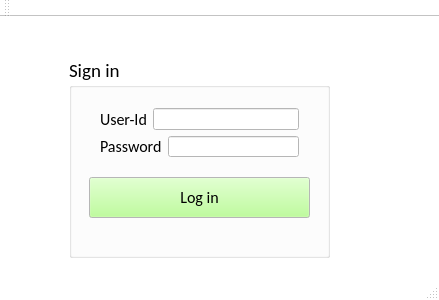
<?xml version="1.0" encoding="UTF-8"?>
<ui version="4.0">
 <class>MainWindow</class>
 <widget class="QMainWindow" name="MainWindow">
  <property name="geometry">
   <rect>
    <x>0</x>
    <y>0</y>
    <width>439</width>
    <height>300</height>
   </rect>
  </property>
  <property name="palette">
   <palette>
    <active>
     <colorrole role="Button">
      <brush brushstyle="SolidPattern">
       <color alpha="255">
        <red>170</red>
        <green>255</green>
        <blue>127</blue>
       </color>
      </brush>
     </colorrole>
     <colorrole role="Mid">
      <brush brushstyle="SolidPattern">
       <color alpha="255">
        <red>170</red>
        <green>255</green>
        <blue>255</blue>
       </color>
      </brush>
     </colorrole>
     <colorrole role="Base">
      <brush brushstyle="SolidPattern">
       <color alpha="255">
        <red>255</red>
        <green>255</green>
        <blue>255</blue>
       </color>
      </brush>
     </colorrole>
     <colorrole role="Window">
      <brush brushstyle="SolidPattern">
       <color alpha="255">
        <red>255</red>
        <green>255</green>
        <blue>255</blue>
       </color>
      </brush>
     </colorrole>
    </active>
    <inactive>
     <colorrole role="Button">
      <brush brushstyle="SolidPattern">
       <color alpha="255">
        <red>170</red>
        <green>255</green>
        <blue>127</blue>
       </color>
      </brush>
     </colorrole>
     <colorrole role="Mid">
      <brush brushstyle="SolidPattern">
       <color alpha="255">
        <red>170</red>
        <green>255</green>
        <blue>255</blue>
       </color>
      </brush>
     </colorrole>
     <colorrole role="Base">
      <brush brushstyle="SolidPattern">
       <color alpha="255">
        <red>255</red>
        <green>255</green>
        <blue>255</blue>
       </color>
      </brush>
     </colorrole>
     <colorrole role="Window">
      <brush brushstyle="SolidPattern">
       <color alpha="255">
        <red>255</red>
        <green>255</green>
        <blue>255</blue>
       </color>
      </brush>
     </colorrole>
    </inactive>
    <disabled>
     <colorrole role="Button">
      <brush brushstyle="SolidPattern">
       <color alpha="255">
        <red>170</red>
        <green>255</green>
        <blue>127</blue>
       </color>
      </brush>
     </colorrole>
     <colorrole role="Mid">
      <brush brushstyle="SolidPattern">
       <color alpha="255">
        <red>170</red>
        <green>255</green>
        <blue>255</blue>
       </color>
      </brush>
     </colorrole>
     <colorrole role="Base">
      <brush brushstyle="SolidPattern">
       <color alpha="255">
        <red>255</red>
        <green>255</green>
        <blue>255</blue>
       </color>
      </brush>
     </colorrole>
     <colorrole role="Window">
      <brush brushstyle="SolidPattern">
       <color alpha="255">
        <red>255</red>
        <green>255</green>
        <blue>255</blue>
       </color>
      </brush>
     </colorrole>
    </disabled>
   </palette>
  </property>
  <property name="windowTitle">
   <string>MainWindow</string>
  </property>
  <widget class="QWidget" name="centralWidget">
   <widget class="QGroupBox" name="groupBox">
    <property name="geometry">
     <rect>
      <x>69</x>
      <y>40</y>
      <width>261</width>
      <height>201</height>
     </rect>
    </property>
    <property name="font">
     <font>
      <family>Calibri</family>
      <pointsize>14</pointsize>
     </font>
    </property>
    <property name="title">
     <string>Sign in</string>
    </property>
    <widget class="QPushButton" name="pushButton_Login">
     <property name="geometry">
      <rect>
       <x>20</x>
       <y>120</y>
       <width>221</width>
       <height>41</height>
      </rect>
     </property>
     <property name="font">
      <font>
       <pointsize>12</pointsize>
      </font>
     </property>
     <property name="autoFillBackground">
      <bool>false</bool>
     </property>
     <property name="text">
      <string>Log in</string>
     </property>
    </widget>
    <widget class="QWidget" name="layoutWidget">
     <property name="geometry">
      <rect>
       <x>20</x>
       <y>40</y>
       <width>221</width>
       <height>71</height>
      </rect>
     </property>
     <layout class="QVBoxLayout" name="verticalLayout">
      <item>
       <layout class="QHBoxLayout" name="horizontalLayout">
        <item>
         <widget class="QLabel" name="label">
          <property name="font">
           <font>
            <family>Calibri</family>
            <pointsize>12</pointsize>
           </font>
          </property>
          <property name="text">
           <string>User-Id</string>
          </property>
         </widget>
        </item>
        <item>
         <widget class="QLineEdit" name="lineEdit_userid">
          <property name="font">
           <font>
            <pointsize>12</pointsize>
           </font>
          </property>
         </widget>
        </item>
       </layout>
      </item>
      <item>
       <layout class="QHBoxLayout" name="horizontalLayout_2">
        <item>
         <widget class="QLabel" name="label_2">
          <property name="font">
           <font>
            <pointsize>12</pointsize>
           </font>
          </property>
          <property name="text">
           <string>Password</string>
          </property>
         </widget>
        </item>
        <item>
         <widget class="QLineEdit" name="lineEdit_password">
          <property name="font">
           <font>
            <pointsize>12</pointsize>
           </font>
          </property>
          <property name="echoMode">
           <enum>QLineEdit::Password</enum>
          </property>
         </widget>
        </item>
       </layout>
      </item>
     </layout>
    </widget>
   </widget>
  </widget>
  <widget class="QMenuBar" name="menuBar">
   <property name="geometry">
    <rect>
     <x>0</x>
     <y>0</y>
     <width>439</width>
     <height>17</height>
    </rect>
   </property>
  </widget>
  <widget class="QToolBar" name="mainToolBar">
   <attribute name="toolBarArea">
    <enum>TopToolBarArea</enum>
   </attribute>
   <attribute name="toolBarBreak">
    <bool>false</bool>
   </attribute>
  </widget>
  <widget class="QStatusBar" name="statusBar"/>
 </widget>
 <layoutdefault spacing="6" margin="11"/>
 <resources/>
 <connections/>
</ui>
